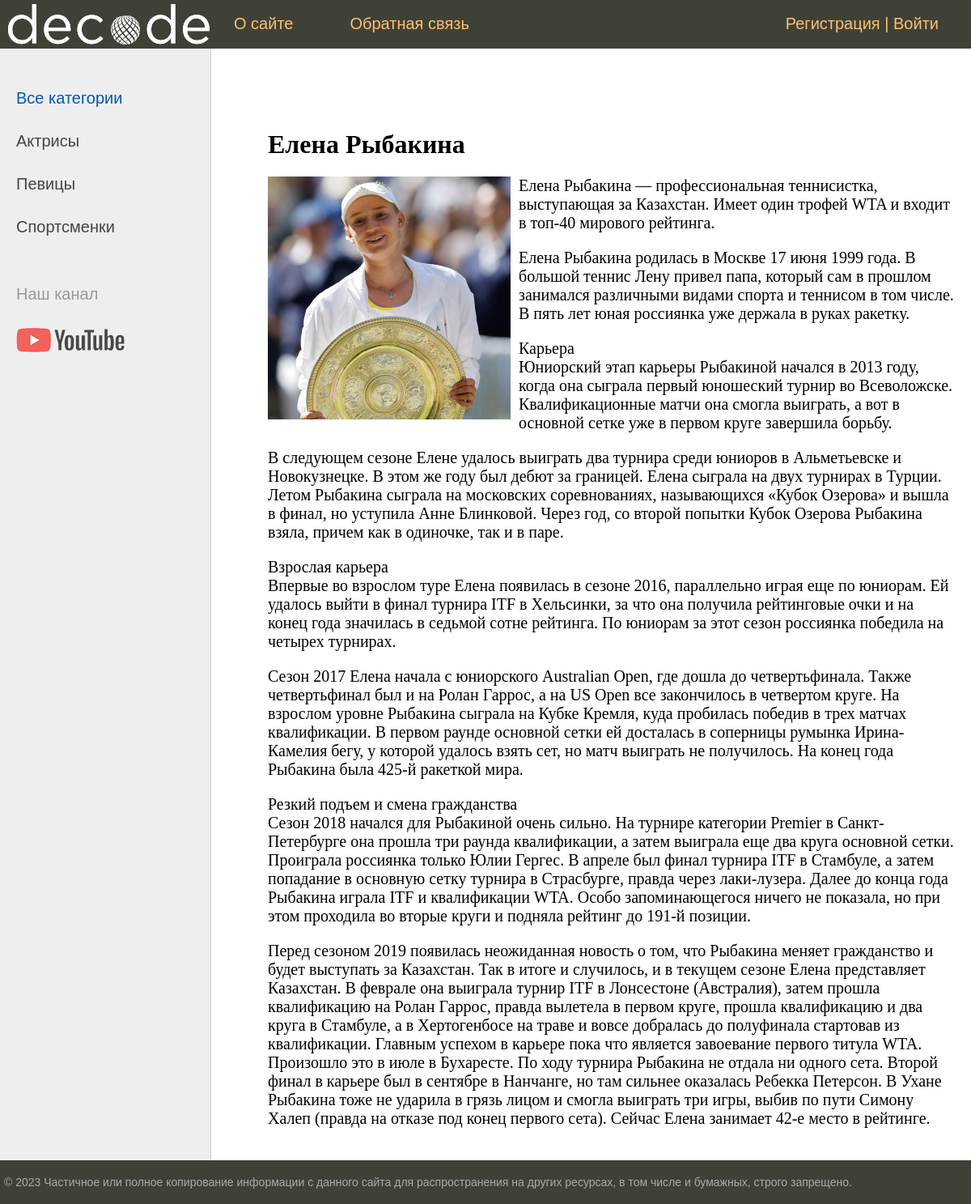
Page /post/elena-rybakina/ on the committed database.
### women/models.py (models this page shows, shortened)
class Category(models.Model):
    name = models.CharField(max_length=100, db_index=True, verbose_name='Категория')
    slug = models.SlugField(max_length=255, unique=True, db_index=True, verbose_name="URL")
    def get_absolute_url(self):
        return reverse('category', kwargs={'cat_slug': self.slug})
    class Meta:
        verbose_name = 'Категории'
        verbose_name_plural = 'Категории'
        ordering = ['id']

class Women(models.Model):
    title = models.CharField(max_length=255, verbose_name='Заголовок')
    slug = models.SlugField(max_length=255, unique=True, db_index=True, verbose_name="URL")
    content = models.TextField(blank=True, verbose_name='Текст статьи')
    photo = models.ImageField(upload_to="photos/%Y/%m/%d/", verbose_name='Фото')
    time_create = models.DateTimeField(auto_now_add=True, verbose_name='Время создания')
    time_update = models.DateTimeField(auto_now=True, verbose_name='Время изменения')
    is_published = models.BooleanField(default=True, verbose_name='Публикация')
    cat = models.ForeignKey('Category', on_delete=models.PROTECT, verbose_name='Категория')
    def __str__(self):
        return self.title
    class Meta:
        verbose_name = 'Известные женщины'
        verbose_name_plural = 'Известные женщины'
        ordering = ['-time_create', 'title']

### women/views.py (the view)
# urls.py: path('post/<slug:post_slug>/', ShowPost.as_view(), name='post'),
class ShowPost(DataMixin, DetailView):
    model = Women
    template_name = 'women/post.html'
    slug_url_kwarg = 'post_slug'
    context_object_name = 'post'
    def get_context_data(self, *, object_list=None, **kwargs):
        context = super().get_context_data(**kwargs)
        c_def = self.get_user_context(title=context['post'])
        return dict(list(context.items()) + list(c_def.items()))

### women/utils.py (called while the page is built)
    def get_user_context(self, **kwargs):
        context = kwargs
        cats = cache.get('cats')
        if not cats:
            cats = Category.objects.annotate(Count('women'))
            cache.set('cats', cats, 60)
        user_menu = menu.copy()
        if not self.request.user.is_authenticated:
            user_menu.pop(1)
        context['menu'] = user_menu
        context['cats'] = cats
        if 'cat_selected' not in context:
            context['cat_selected'] = 0
        return context

### women/templates/women/post.html
{% extends 'women/base.html' %}
{% block content %}
<h1>{{post.title}}</h1>
{% if post.photo %}
<p><img class="img-article-left" src="{{post.photo.url}}"></p>
{% endif %}
{{post.content|linebreaks}}
{% endblock %}

### women/templates/women/base.html (shortened to what this page needs)
{% load static %}
{% load women_tags %}
<!DOCTYPE html>
<html>
<head>
	<link type="text/css" href="{% static 'women/css/styles.css' %}" rel="stylesheet" />
</head>
<body>
<table class="table-page" border=0 cellpadding="0" cellspacing="0">
<tr><td valign=top>
{% block mainmenu %}
		<div class="header">
			<ul id="mainmenu" class="mainmenu">
			<li class="logo"><a href="{% url 'home' %}"><div class="logo"></div></a></li>
{% for m in menu %}
			<li><a href="{% url m.url_name %}">{{m.title}}</a></li>
{% endfor %}
				{% if request.user.is_authenticated %}
				<li class="last"> {{user.username}} | <a href="{% url 'logout' %}">Выйти</a></li>
				{% else %}
				<li class="last"><a href="{% url 'register' %}">Регистрация</a> | <a href="{% url 'login' %}">Войти</a></li>
				{% endif %}
			</ul>
		</div>
{% endblock mainmenu %}
<table class="table-content" border=0 cellpadding="0" cellspacing="0">
<tr>
	<td valign="top" class="left-chapters">
	<ul id="leftchapters">
{% if cat_selected == 0 %}
		<li class="selected">Все категории</li>
{% else %}
		<li><a href="{% url 'home' %}">Все категории</a></li>
{% endif %}
{% for c in cats %}
{% if c.women__count > 0 %}
	{% if c.pk == cat_selected %}
		<li class="selected">{{c.name}}</li>
	{% else %}
		<li><a href="{{ c.get_absolute_url }}">{{c.name}}</a></li>
	{% endif %}
{% endif %}
{% endfor %}
		<li class="share">
		<p>Наш канал</p>
		<a class="share-yt" href="https://www.youtube.com/c/DecodeSchool" target="_blank" rel="nofollow"></a>
		</li>
	</ul>
</td>
<td valign="top" class="content">
	<div class="content-text">
{% block content %}
{% endblock %}
	</div>
</td></tr></table>
</td></tr>
<tr><td valign=top>
	<div id="footer">
		<p>&copy; 2023 Частичное или полное копирование информации с данного сайта для распространения на других ресурсах, в том числе и бумажных, строго запрещено.</p>
	</div>
</td></tr></table>
</body>
</html>

### women/static/women/css/styles.css (style rules this page uses)
html, body { font-family: 'Arial'; margin: 0; padding: 0; height: 100%; width: 100%; color: #444; }
a { color: #0059b2; text-decoration: none; }
img { max-width: 600px; height: auto; }
img.img-article-left { max-width: 300px; height: auto; float: left; padding: 0 10px 10px 0; }
.table-page { width: 100%; height: 100%; vertical-align: top; }
.table-page tr { height: 100%; }
.header { background: #3F4137; height: 60px; }
.logo { background: url('../images/logo-white.png') no-repeat 10px 5px; width: 259px; height: 300px; }
ul.mainmenu { list-style: none; margin: 0; padding: 0; height: 60px; color: #fdc073; font-size: 20px; overflow: hidden; }
ul.mainmenu li { float: left; margin: 18px 40px 0 30px; }
ul.mainmenu li.logo { margin: 0; }
ul.mainmenu li.last { float: right; }
ul.mainmenu li a { color: #fdc073; text-decoration: none; }
.table-content { width: 100%; min-height: 100%; height: 100%; }
.left-chapters { margin: 0; background: #eee; border-right: 1px solid #ccc; min-height: 100%; }
.left-chapters ul { width: 230px; min-height: 100%; margin: 0; padding: 20px 10px 10px 20px; list-style: none; font-size: 20px; }
.left-chapters ul li { margin: 30px 0 0 0; color: #999; }
.left-chapters ul li.selected { color: #0059b2; }
.left-chapters ul li a { color: #444; text-decoration: none; }
.left-chapters ul li.share { margin: 60px 0 0 0; }
.left-chapters ul li.share p { margin: 30px 0 30px 0; }
.left-chapters ul li.share a { display: inline-block; width: 40px; height: 40px; margin: 0 20px 0 0; }
.left-chapters ul li.share a.share-yt { width: 100%; height: 30px; background: url('../images/share_yt.png') no-repeat 0 0 }
.content { padding: 40px 20px 20px 40px; width: 100%; box-sizing: border-box; }
.content-text { margin: 60px 0 0 30px; color: #000; font-size: 20px; font-family: Yandex Sans Display Light; }
.content-text h1 { font-size: 32px; }
#footer { box-sizing: border-box; background: #3F4137; padding: 5px; color: #aaa; font-size: 14px; font-family: Verdana, Geneva, Arial, Helvetica; text-align: left; overflow: hidden; }

### rows in the picture
Category: name "Актрисы"
Category: name "Певицы"
Category: name "Спортсменки"
Women: title "Елена Рыбакина", photo (picture), content "Елена Рыбакина — профессиональная теннисистка, выступающая за Казахстан. Имеет один трофей WTA и входит в топ-40 мирового рейтинга. Елена Рыбакина родилась в Москве 17 июня 1999 года. В большой теннис Лену привел папа, который сам в прошлом занимался различными видами спорта и теннисом в том числе. В пять лет юная россиянка уже держала в руках ракетку. Карьера Юниорский этап карьеры Рыбакиной начался в 2013 году, когда она сыграла первый юношеский турнир во Всеволожске. Квалификационные матчи она смогла выиграть, а вот в основной сетке уже в первом круге завершила борьбу. В следующем сезоне Елене удалось выиграть два турнира среди юниоров в Альметьевске и Новокузнецке. В этом же году был…"

### other values in the picture
{{ m.title }} "О сайте" "Обратная связь"
